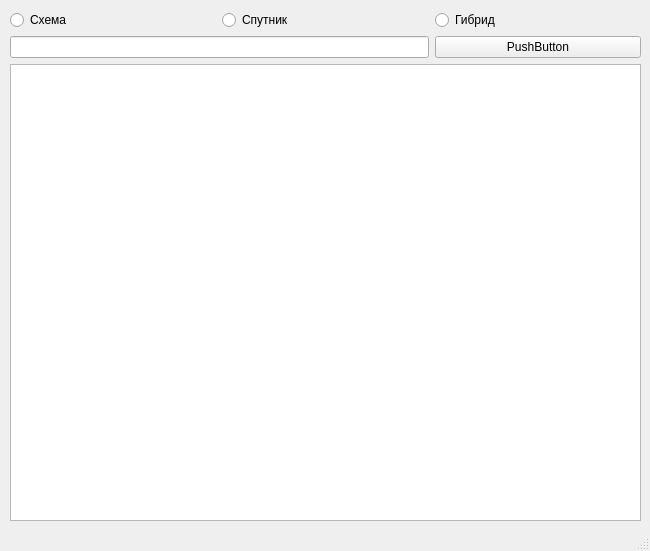
<?xml version="1.0" encoding="UTF-8"?>
<ui version="4.0">
 <class>MainWindow</class>
 <widget class="QMainWindow" name="MainWindow">
  <property name="geometry">
   <rect>
    <x>0</x>
    <y>0</y>
    <width>650</width>
    <height>551</height>
   </rect>
  </property>
  <property name="windowTitle">
   <string>MainWindow</string>
  </property>
  <widget class="QWidget" name="centralwidget">
   <widget class="QWidget" name="gridLayoutWidget">
    <property name="geometry">
     <rect>
      <x>10</x>
      <y>10</y>
      <width>631</width>
      <height>511</height>
     </rect>
    </property>
    <layout class="QGridLayout" name="gridLayout">
     <item row="0" column="1">
      <widget class="QRadioButton" name="satellite_rb">
       <property name="text">
        <string>Спутник</string>
       </property>
      </widget>
     </item>
     <item row="0" column="2">
      <widget class="QRadioButton" name="hybrid_rb">
       <property name="text">
        <string>Гибрид</string>
       </property>
      </widget>
     </item>
     <item row="2" column="0" colspan="3">
      <widget class="QGraphicsView" name="display"/>
     </item>
     <item row="0" column="0">
      <widget class="QRadioButton" name="scheme_rb">
       <property name="text">
        <string>Схема</string>
       </property>
      </widget>
     </item>
     <item row="1" column="2">
      <widget class="QPushButton" name="find_b">
       <property name="text">
        <string>PushButton</string>
       </property>
      </widget>
     </item>
     <item row="1" column="0" colspan="2">
      <widget class="QLineEdit" name="place_input"/>
     </item>
    </layout>
   </widget>
  </widget>
  <widget class="QStatusBar" name="statusbar"/>
 </widget>
 <resources/>
 <connections/>
</ui>
